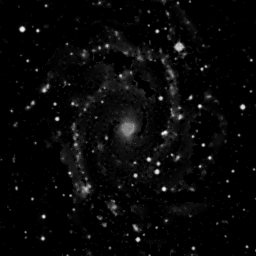
%> input picture Landweber/Ques 2/ngc_atrou.gif, 256 x 256 px
$ octave demo_image_deconv.m   (GNU Octave 9; MATLAB toolbox functions it lacks are replaced by stand-ins)
%> lines starting %> are read from the running program, lines starting %| are printed output that depends on the picture
### Landweber/Ques 2/image_deconv_landweber.m
function [x_deconv_LW, J1] = image_deconv_landweber(y, h, lambda, Nit)

% Matrix free method
N = 256;
H = @(x) conv2(h,x);
Ht = @(y) convt2(h,y);                              % H : convolution matrix
e = ones(N, 1);
D = spdiags([e -2*e e], 0:2, N-2, N);

alpha = 1;
beta=max(eig(D'*D));

J1 = zeros(1, Nit); % Objective function
x_deconv_LW = 0*Ht(y); % Initialize x
T = lambda/(2*(alpha+lambda*beta));
for k = 1:Nit
Hx = H(x_deconv_LW);
Dx= D*x_deconv_LW;
J1(k) = sum(abs(Hx(:)-y(:)).^2) + lambda*sum(abs(Dx(:)).^2);
x_deconv_LW = wthresh(x_deconv_LW*alpha + (Ht(y - Hx))/(alpha+lambda*beta),'s',T);
end

### Landweber/Ques 2/image_deconv_landweber_nonneg.m
function [x_deconv_LW_NonNeg, J2] = image_deconv_landweber_nonneg(y, h, lambda, Nit)
%matrix free
N = 256;
H = @(x) conv2(h,x);
Ht = @(y) convt2(h,y);                              % H : convolution matrix
e = ones(N, 1);
D = spdiags([e -2*e e], 0:2, N-2, N);

alpha = 1;
beta=max(eig(D'*D));

J2 = zeros(1, Nit); % Objective function
x_deconv_LW_NonNeg = 0*Ht(y); % Initialize x
T = lambda/(2*(alpha+lambda*beta));
for k = 1:Nit
Hx = H(x_deconv_LW_NonNeg);
Dx= D*x_deconv_LW_NonNeg;
J2(k) = sum(abs(Hx(:)-y(:)).^2) + lambda*sum(abs(Dx(:)).^2);
x_deconv_LW_NonNeg= wthresh(x_deconv_LW_NonNeg*alpha + (Ht(y - Hx))/(alpha+lambda*beta),'s',T);
x_deconv_LW_NonNeg(x_deconv_LW_NonNeg<0)=0;
end
end

### Landweber/Ques 2/convt2.m
function f = convt2(h,g)
% f = convt(h,g);
% Transpose convolution: f = H? g
[Nhh,Nhw] = size(h);
[Ngh,Ngw] = size(g);
f = conv2(h(Nhh:-1:1,Nhw:-1:1), g);
f = f(Nhh:Ngh,Nhw:Ngw);
end

### Landweber/Ques 2/demo_image_deconv.m
%% demo_image_deconv
% Image deconvolution using least squares and the Landweber algorithm

%%

clear

%% Load image

x = imread('ngc_atrou.gif');    % Astronomical image from Jean Luc Starck
%> x: size 256x256 uint8; min 0, max 240, mean 8.4
x = double(x);                  % Convert from 8-bit integer to floating point
%> x: size 256x256 double
[N1, N2] = size(x);
%> N1 = 256; N2 = 256

figure(1), clf
imagesc(x)
axis image
colormap(gray)
title('Astronomical image')

% Note: imagesc scales the image display so that
% black = minimum pixel value
% white = maximum pixel value

%% Convolution
% Create a blurry noisy image

% Two-dimensional impulse response
M = 6;
h = eye(M);
h = [h zeros(M, 3)];
h = h + fliplr(h);
h = h/sum(h(:));                          % The impulse response is not square

y = conv2(h, x);                % Two-dimensional convolution
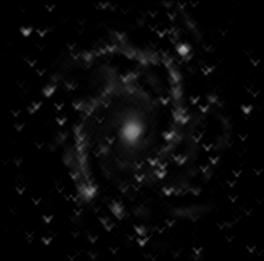
%> y: size 261x264 double; min 0, max 165.1, mean 8

y = y + 1.0 * randn(size(y));   % Add noise
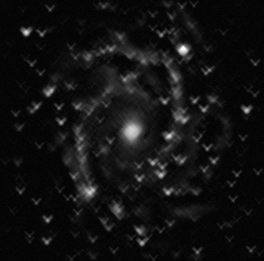
%> y: size 261x264 double; min -3.91, max 164.4, mean 8; drawn with min black and max white

figure(2), clf
imagesc(y)
axis image
colormap(gray)
title('Convolution + noise')

%% Deconvolution
% Can we estimate the original image x from the blurred noisy image y?

lam = 0.2;
Nit = 100;
[x_deconv_LW, J1] = image_deconv_landweber(y, h, lam, Nit);
%> in image_deconv_landweber, `x_deconv_LW = 0*Ht(y);`: x_deconv_LW: size 256x256 double; every value is 0
%> the loop in image_deconv_landweber, `for k = 1:Nit` made 100 passes
%> pass 1, in image_deconv_landweber, `x_deconv_LW = wthresh(x_deconv_LW*alpha + (Ht(y - Hx))/(alpha+lambda*b..`:
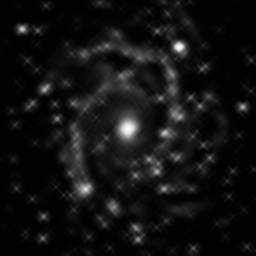
%> x_deconv_LW: size 256x256 double; min -0.269, max 30.48, mean 2; drawn with min black and max white
%> after the loop in image_deconv_landweber, `for k = 1:Nit`:
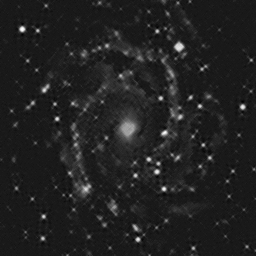
%> x_deconv_LW: size 256x256 double; min -25.55, max 229.6, mean 8.4; drawn with min black and max white
%> after the loop in image_deconv_landweber, `for k = 1:Nit`: J1 = 100 values, max 19287874.6 at index 1, min 707410 at index 26, mean 1457731.7

figure(1), clf
imagesc(x_deconv_LW);
axis image
colormap(gray)
title('Landweber deconvolution')

% Verify convergence of algorithm
figure(2)
plot(J1)
title('Cost function history')
xlabel('Iteration')
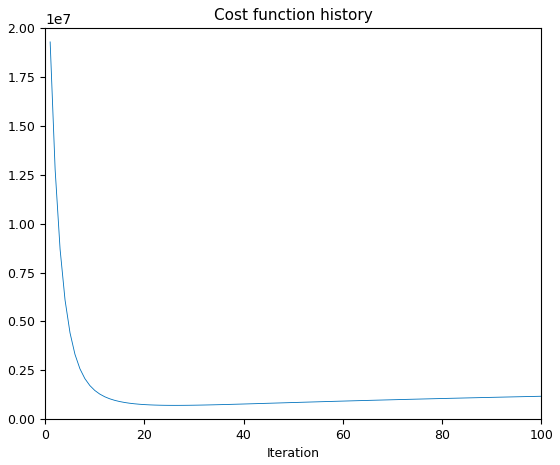
%> figure redrawn from the program's plot data; curve peaks at x = 1, y = 19287874.6

%% Deconvolution with non-negativity constraint
% We know the pixels are non-negative, so let us include that
% constraint in the method.

[x_deconv_LW_NonNeg, J2] = image_deconv_landweber_nonneg(y, h, lam, Nit);
%> after the loop in image_deconv_landweber_nonneg, `for k = 1:Nit`: J2 = 100 values, max 19287874.6 at index 1, min 732693.6 at index 26, mean 1480859.9

figure(1), clf
imagesc(x_deconv_LW_NonNeg)
axis image
colormap(gray)
title('Landweber deconv with non-negativity')

% Verify convergence of algorithm
figure(2)
plot(J2)
title('Cost function history')
xlabel('Iteration')
%> figure, not shown here; curve peaks at x = 1, y = 19287874.6

%% Display results
% The algorithm does not perfectly recover the original image,
% but it does significantly correct the blurring.

figure(1), clf
subplot(2, 2, 1)
imagesc(x)
colormap(gray)
axis image off
title('Astronomical image')

subplot(2, 2, 2)
imagesc(y)
colormap(gray)
axis image off
title('Convolution + noise')

subplot(2, 2, 3)
imagesc(x_deconv_LW)
axis image off
title('Landweber deconvolution')

subplot(2, 2, 4)
imagesc(x_deconv_LW_NonNeg)
axis image off
title('Landweber deconv with non-negativity')

orient landscape
print -dpdf demo_image_deconv_fig11

%% Display a single row
% Note that without the non-negativity constraint, some pixels
% negative.

M = 177;

figure(1), clf
subplot(2, 2, 1)
plot(x(M, :))
ylim([-20 250])
title('Astronomical image (row 177)')

subplot(2, 2, 2)
plot(y(M, :))
ylim([-20 250])
title('Convolution + noise (row 177)')

subplot(2, 2, 3)
plot(x_deconv_LW(M, :))
ylim([-20 250])
title('Landweber deconvolution (row 177)')

subplot(2, 2, 4)
plot(x_deconv_LW_NonNeg(M, :))
ylim([-20 250])
title('Landweber deconv with non-negativity (row 177)')
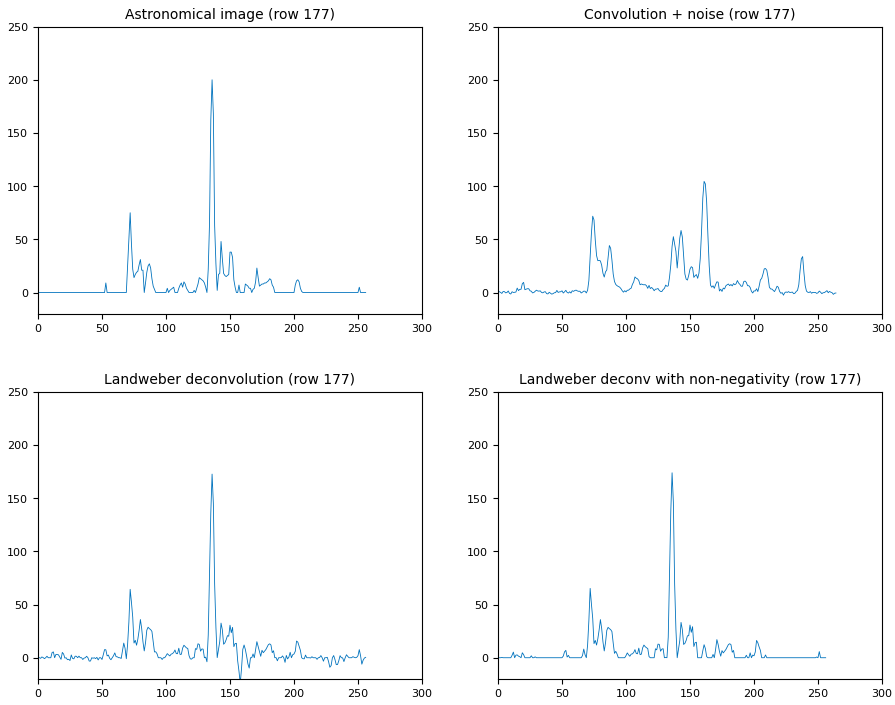
%> figure redrawn from the program's plot data, 4 panels; panel 1: curve peaks at x = 136, y = 200; panel 2: curve peaks at x = 161, y = 104.5; panel 3: curve peaks at x = 136, y = 172.6; panel 4: curve peaks at x = 136, y = 173.9

orient landscape
print -dpdf demo_image_deconv_fig21


%% Frequency response of 2D impulse response h
% It is informative (but not necessary) to display the frequency response

Nfft = 64;
Hf = fft2(h, Nfft, Nfft);
Hf = fftshift(Hf);
f = (0:Nfft-1)/Nfft - 0.5;

figure(1), clf
subplot(2, 1, 1)
mesh(f, f, abs(Hf), 'Edgecolor', 'black')
title('Frequency response of 2D impulse response h')
xlabel('f_1')
ylabel('f_2')

%% Frequency response of 2D high-pass difference filter d

d = [1 -1; -1 1];
Df = fft2(d, Nfft, Nfft);
Df = fftshift(Df);

subplot(2, 1, 2)
mesh(f, f, abs(Df), 'Edgecolor', 'black')
title('Frequency response of 2D high-pass difference filter d')
xlabel('f_1')
ylabel('f_2')
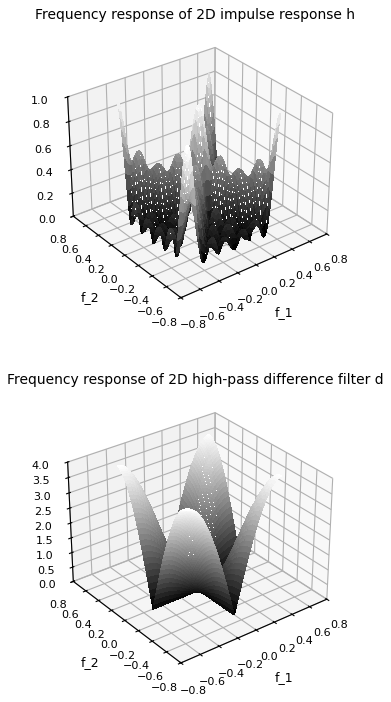
%> figure redrawn from the program's plot data, 2 panels

orient landscape
print -dpdf demo_image_deconv_fig31
